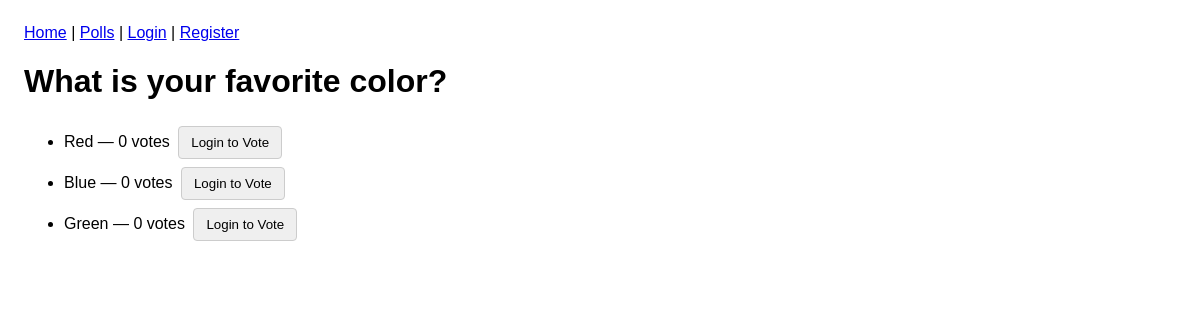
The app's page /polls/what-is-your-favorite-color/, older data.
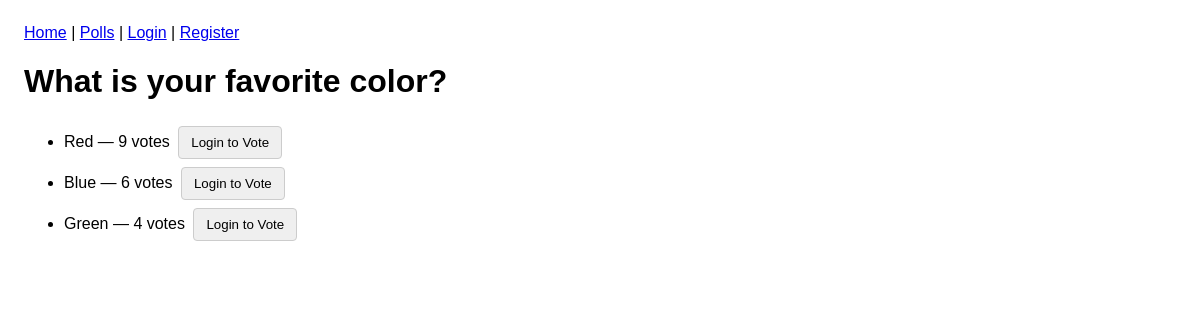
The same page, newer data.
### polls/models.py (models this page shows, shortened)
class Choice(models.Model):
    poll = models.ForeignKey(Poll, on_delete=models.CASCADE, related_name="choices")
    text = models.CharField(max_length=200)
    votes = models.IntegerField(default=0)

### polls/views.py (the view, shortened to what this page needs)
# urls.py: path('polls/<slug:slug>/', views.poll_detail, name='poll_detail'),
def poll_detail(request, slug):
    poll = get_object_or_404(Poll, slug=slug)
    user_voted = False
    if request.user.is_authenticated:
        user_voted = VoteRecord.objects.filter(user=request.user, poll=poll).exists()
    return render(request, 'polls/poll_detail.html', {
        'poll': poll,
        'user_voted': user_voted
    })

### frontend/templates/polls/poll_detail.html (shortened to what this page needs)
{% extends "base.html" %}
{% block content %}
<h1>{{ poll.question }}</h1>
<ul>
  {% for choice in poll.choices.all %}
    <li>
      {{ choice.text }} — {{ choice.votes }} votes
      {% if user.is_authenticated and not user_voted %}
        <a href="{% url 'vote' choice.id %}">
           <button>Vote</button>
        </a>
      {% elif user_voted %}
        <button disabled>Already Voted</button>
      {% else %}
        <a href="{% url 'login' %}">
           <button>Login to Vote</button>
        </a>
      {% endif %}
    </li>
  {% endfor %}
</ul>
{% endblock %}

Row changes from the older to the newer data that the page shows:
changed Choice "Red": votes "0" → "9"
changed Choice "Blue": votes "0" → "6"
changed Choice "Green": votes "0" → "4"
